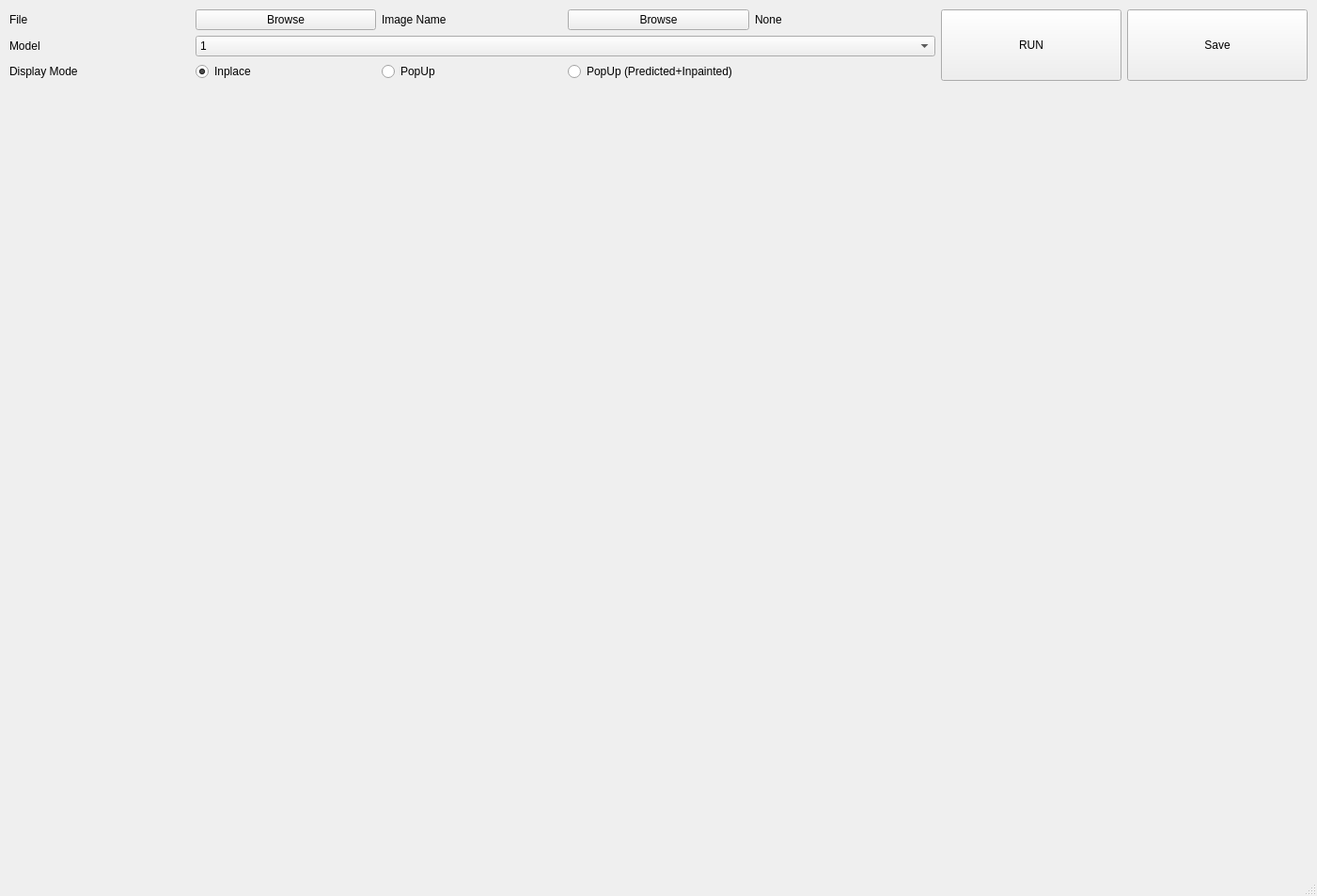
<?xml version="1.0" encoding="UTF-8"?>
<ui version="4.0">
 <class>MainWindow</class>
 <widget class="QMainWindow" name="MainWindow">
  <property name="geometry">
   <rect>
    <x>0</x>
    <y>0</y>
    <width>1401</width>
    <height>953</height>
   </rect>
  </property>
  <property name="sizePolicy">
   <sizepolicy hsizetype="Fixed" vsizetype="Preferred">
    <horstretch>0</horstretch>
    <verstretch>0</verstretch>
   </sizepolicy>
  </property>
  <property name="windowTitle">
   <string>MainWindow</string>
  </property>
  <widget class="QWidget" name="centralwidget">
   <widget class="QWidget" name="gridLayoutWidget">
    <property name="geometry">
     <rect>
      <x>10</x>
      <y>10</y>
      <width>1381</width>
      <height>921</height>
     </rect>
    </property>
    <layout class="QGridLayout" name="gridLayout">
     <item row="2" column="2">
      <widget class="QRadioButton" name="radioInplace">
       <property name="text">
        <string>Inplace</string>
       </property>
       <property name="checked">
        <bool>true</bool>
       </property>
       <attribute name="buttonGroup">
        <string notr="true">buttonGroup</string>
       </attribute>
      </widget>
     </item>
     <item row="0" column="7" rowspan="3">
      <widget class="QPushButton" name="pushButton_3">
       <property name="sizePolicy">
        <sizepolicy hsizetype="Minimum" vsizetype="Maximum">
         <horstretch>0</horstretch>
         <verstretch>0</verstretch>
        </sizepolicy>
       </property>
       <property name="maximumSize">
        <size>
         <width>16777215</width>
         <height>80</height>
        </size>
       </property>
       <property name="text">
        <string>Save</string>
       </property>
      </widget>
     </item>
     <item row="0" column="2">
      <widget class="QPushButton" name="pushButton">
       <property name="text">
        <string>Browse</string>
       </property>
      </widget>
     </item>
     <item row="1" column="1">
      <widget class="QLabel" name="label_2">
       <property name="text">
        <string>Model</string>
       </property>
      </widget>
     </item>
     <item row="2" column="3">
      <widget class="QRadioButton" name="radioPopup">
       <property name="text">
        <string>PopUp</string>
       </property>
       <attribute name="buttonGroup">
        <string notr="true">buttonGroup</string>
       </attribute>
      </widget>
     </item>
     <item row="0" column="1">
      <widget class="QLabel" name="label_3">
       <property name="text">
        <string>File</string>
       </property>
      </widget>
     </item>
     <item row="2" column="1">
      <widget class="QLabel" name="label_4">
       <property name="text">
        <string>Display Mode</string>
       </property>
      </widget>
     </item>
     <item row="0" column="6" rowspan="3">
      <widget class="QPushButton" name="pushButton_2">
       <property name="sizePolicy">
        <sizepolicy hsizetype="Minimum" vsizetype="Maximum">
         <horstretch>0</horstretch>
         <verstretch>0</verstretch>
        </sizepolicy>
       </property>
       <property name="maximumSize">
        <size>
         <width>16777215</width>
         <height>80</height>
        </size>
       </property>
       <property name="text">
        <string>RUN</string>
       </property>
      </widget>
     </item>
     <item row="3" column="1" colspan="7">
      <widget class="QLabel" name="imageLabel">
       <property name="sizePolicy">
        <sizepolicy hsizetype="Minimum" vsizetype="Minimum">
         <horstretch>0</horstretch>
         <verstretch>0</verstretch>
        </sizepolicy>
       </property>
       <property name="text">
        <string/>
       </property>
       <property name="alignment">
        <set>Qt::AlignCenter</set>
       </property>
      </widget>
     </item>
     <item row="0" column="3">
      <widget class="QLabel" name="label_filename">
       <property name="text">
        <string>Image Name</string>
       </property>
      </widget>
     </item>
     <item row="0" column="4">
      <widget class="QPushButton" name="pushButton_4">
       <property name="text">
        <string>Browse</string>
       </property>
      </widget>
     </item>
     <item row="1" column="2" colspan="4">
      <widget class="QComboBox" name="comboBox">
       <item>
        <property name="text">
         <string>1</string>
        </property>
       </item>
       <item>
        <property name="text">
         <string>2</string>
        </property>
       </item>
       <item>
        <property name="text">
         <string>3</string>
        </property>
       </item>
      </widget>
     </item>
     <item row="2" column="4" colspan="2">
      <widget class="QRadioButton" name="radioPopup2">
       <property name="text">
        <string>PopUp (Predicted+Inpainted)</string>
       </property>
       <attribute name="buttonGroup">
        <string notr="true">buttonGroup</string>
       </attribute>
      </widget>
     </item>
     <item row="0" column="5">
      <widget class="QLabel" name="label_maskname">
       <property name="text">
        <string>None</string>
       </property>
      </widget>
     </item>
    </layout>
   </widget>
  </widget>
  <widget class="QStatusBar" name="statusbar"/>
 </widget>
 <resources/>
 <connections>
  <connection>
   <sender>pushButton</sender>
   <signal>clicked()</signal>
   <receiver>MainWindow</receiver>
   <slot>slot_fileopen()</slot>
   <hints>
    <hint type="sourcelabel">
     <x>400</x>
     <y>33</y>
    </hint>
    <hint type="destinationlabel">
     <x>327</x>
     <y>21</y>
    </hint>
   </hints>
  </connection>
  <connection>
   <sender>pushButton_2</sender>
   <signal>clicked()</signal>
   <receiver>MainWindow</receiver>
   <slot>runFunc()</slot>
   <hints>
    <hint type="sourcelabel">
     <x>1112</x>
     <y>49</y>
    </hint>
    <hint type="destinationlabel">
     <x>1311</x>
     <y>14</y>
    </hint>
   </hints>
  </connection>
  <connection>
   <sender>pushButton_3</sender>
   <signal>clicked()</signal>
   <receiver>MainWindow</receiver>
   <slot>saveFile()</slot>
   <hints>
    <hint type="sourcelabel">
     <x>1240</x>
     <y>51</y>
    </hint>
    <hint type="destinationlabel">
     <x>1398</x>
     <y>49</y>
    </hint>
   </hints>
  </connection>
  <connection>
   <sender>pushButton_4</sender>
   <signal>clicked()</signal>
   <receiver>MainWindow</receiver>
   <slot>slot_maskopen()</slot>
   <hints>
    <hint type="sourcelabel">
     <x>770</x>
     <y>17</y>
    </hint>
    <hint type="destinationlabel">
     <x>590</x>
     <y>35</y>
    </hint>
   </hints>
  </connection>
 </connections>
 <slots>
  <slot>loadImage()</slot>
  <slot>slot_fileopen()</slot>
  <slot>runFunc()</slot>
  <slot>saveFile()</slot>
  <slot>slot_maskopen()</slot>
 </slots>
 <buttongroups>
  <buttongroup name="buttonGroup"/>
 </buttongroups>
</ui>
